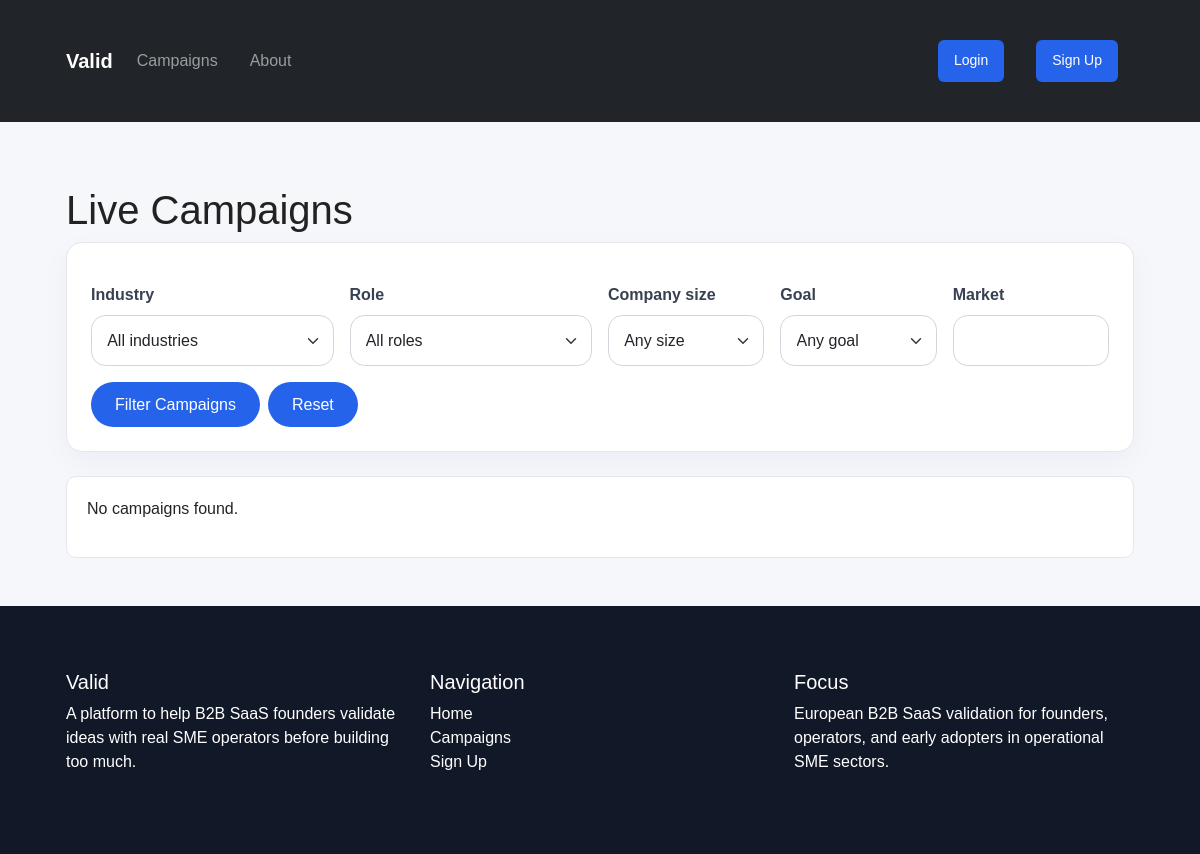
/valid/campaigns/, run on an earlier commit of the app's database.
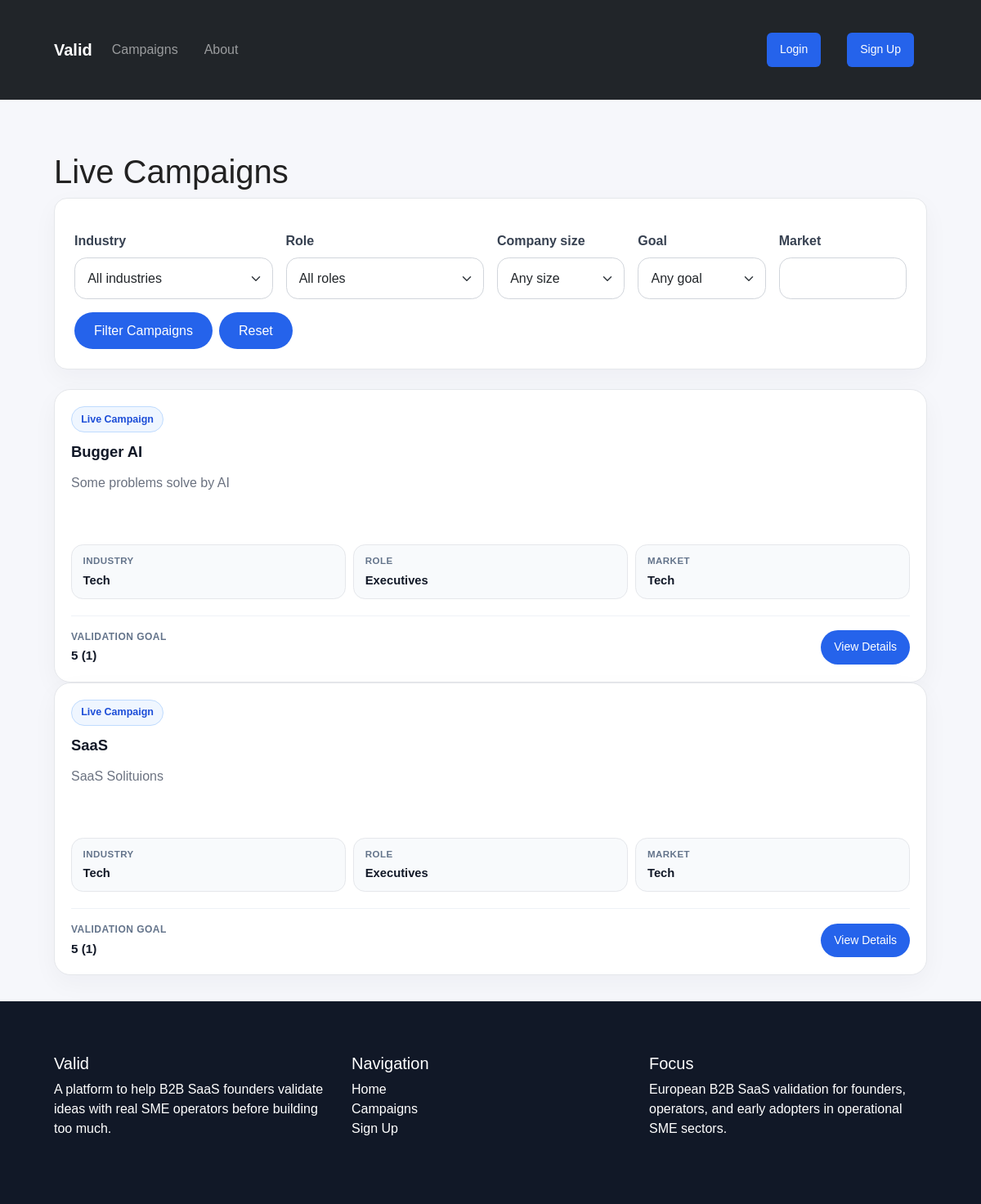
And on a later commit of the database.
### campaign/models.py (models this page shows, shortened)
class Campaign(models.Model):
    founder = models.ForeignKey(
        settings.AUTH_USER_MODEL,
        on_delete=models.CASCADE,
        related_name="campaigns",
    )
    title = models.CharField(max_length=255)
    problem_summary = models.TextField()
    solution_summary = models.TextField()
    target_industry = models.CharField(
        max_length=50,
        choices=CampaignIndustry.choices,
    )
    target_role = models.CharField(
        max_length=50,
        choices=CampaignTargetRole.choices,
    )
    target_company_size = models.CharField(
        max_length=50,
        choices=CampaignCompanySize.choices,
    )
    target_market = models.CharField(max_length=100, blank=True)
    validation_goal_type = models.CharField(
        max_length=50,
        choices=CampaignValidationGoal.choices,
    )
    validation_goal_count = models.PositiveIntegerField(default=1)
    pilot_offer_summary = models.TextField(blank=True)
    status = models.CharField(
        max_length=20,
        choices=CampaignStatus.choices,
        default=CampaignStatus.PENDING_REVIEW,
    )
    campaign_image = models.ImageField(upload_to="campaign_visuals/", blank=True, null=True)
    created_at = models.DateTimeField(auto_now_add=True)
    updated_at = models.DateTimeField(auto_now=True)
    class Meta:
        ordering = ["-created_at"]

### campaign/views.py (the view)
# urls.py: path("campaigns/", campaign_list, name="campaign_list"),
def campaign_list(request):
    campaigns = (
        Campaign.objects.filter(status=CampaignStatus.LIVE)
        .select_related("founder", "founder__profile")
        .annotate(intro_requests_count=Count("intro_requests"))
    )
    industry = request.GET.get("industry")
    role = request.GET.get("role")
    company_size = request.GET.get("company_size")
    goal_type = request.GET.get("goal_type")
    market = request.GET.get("market")
    if industry:
        campaigns = campaigns.filter(target_industry=industry)
    if role:
        campaigns = campaigns.filter(target_role=role)
    if company_size:
        campaigns = campaigns.filter(target_company_size=company_size)
    if goal_type:
        campaigns = campaigns.filter(validation_goal_type=goal_type)
    if market:
        campaigns = campaigns.filter(target_market__icontains=market)
    return render(
        request,
        "campaign/campaign_list.html",
        {
            "campaigns": campaigns,
            "industry_choices": CampaignIndustry.choices,
            "role_choices": CampaignTargetRole.choices,
            "company_size_choices": CampaignCompanySize.choices,
            "goal_type_choices": CampaignValidationGoal.choices,
        },
    )

### campaign/templates/campaign/campaign_list.html (shortened to what the changed rows need)
{% extends "campaign/base.html" %}
{% block content %}
<div class="container">
    <h1>Live Campaigns</h1>
    {% for campaign in campaigns %}
        <div class="campaign-card">
            <div class="campaign-card-top">
                <span class="campaign-badge">Live Campaign</span>
            </div>
            <div class="campaign-card-body">
                <h3 class="campaign-card-title">
                    <a href="{% url 'campaign_detail' campaign.id %}">
                        {{ campaign.title }}
                    </a>
                </h3>
                <p class="campaign-card-summary">
                    {{ campaign.solution_summary|truncatechars:140 }}
                </p>
                <div class="campaign-card-meta">
                    <div class="campaign-meta-pill">
                        <span class="campaign-meta-label">Industry</span>
                        <span class="campaign-meta-value">{{ campaign.get_target_industry_display }}</span>
                    </div>
                    <div class="campaign-meta-pill">
                        <span class="campaign-meta-label">Role</span>
                        <span class="campaign-meta-value">{{ campaign.get_target_role_display }}</span>
                    </div>
                    <div class="campaign-meta-pill">
                        <span class="campaign-meta-label">Market</span>
                        <span class="campaign-meta-value">
                            {{ campaign.target_market|default:"Not specified" }}
                        </span>
                    </div>
                </div>
            </div>
            <div class="campaign-card-footer">
                <div class="campaign-goal-block">
                    <span class="campaign-goal-label">Validation goal</span>
                    <span class="campaign-goal-value">
                        {{ campaign.get_validation_goal_type_display }} ({{ campaign.validation_goal_count }})
                    </span>
                </div>
                <a class="btn btn-sm btn-outline-primary rounded-pill px-3" href="{% url 'campaign_detail' campaign.id %}">
                    View Details
                </a>
            </div>
        </div>
    {% empty %}
        <div class="card">
            <p>No campaigns found.</p>
        </div>
    {% endfor %}
</div>
{% endblock %}

What changed in the data, as far as the page shows it:
now on this page (row edited): Campaign: title "Bugger AI", solution_summary "Some problems solve by AI", target_industry "Tech", target_role "Executives", target_market "Tech", validation_goal_type "5", validation_goal_count "1"
now on this page (row edited): Campaign: title "SaaS", solution_summary "SaaS Solituions", target_industry "Tech", target_role "Executives", target_market "Tech", validation_goal_type "5", validation_goal_count "1"
Also different on the page:
text no longer shown: "No campaigns found."
